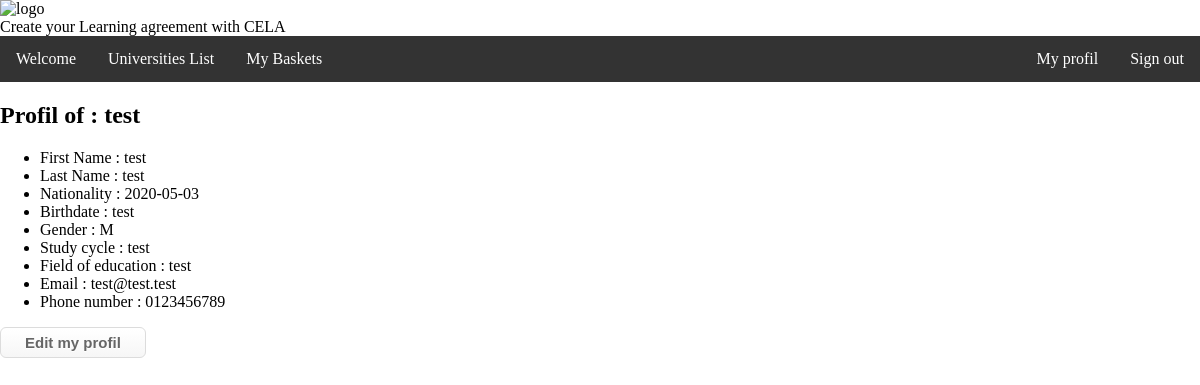
/MyProfil.php (signed in), run on the app's committed database.
### tables this page shows
CREATE TABLE IF NOT EXISTS `user` (
  `IdU` bigint(20) NOT NULL AUTO_INCREMENT,
  `Username` varchar(255) NOT NULL,
  `FirstName` varchar(255) NOT NULL,
  `Surname` varchar(255) NOT NULL,
  `DateOfBirth` date NOT NULL,
  `Nationality` varchar(255) NOT NULL,
  `Sex` varchar(255) NOT NULL,
  `StudyCycle` varchar(255) DEFAULT NULL,
  `FieldOfEducation` varchar(255) NOT NULL,
  `status` varchar(11) NOT NULL,
  `Email` varchar(255) NOT NULL,
  `pwd` varchar(255) NOT NULL,
  `Phone` varchar(20) NOT NULL,
  `DateArrival` date DEFAULT NULL,
  `DateDeparture` date DEFAULT NULL,
  `IdUnivers` bigint(20) DEFAULT NULL,
  PRIMARY KEY (`IdU`),
  UNIQUE KEY `Username` (`Username`)
);

### MyProfil.php (the view)
<?php include("include/Head.php");
include("include/Header.php");
include("include/nav.php");
include("include/Configuration.php");
$UserData = $bdd->prepare('SELECT * FROM user WHERE Username = ?');
$UserData->execute(array($_SESSION['Username']));
$User = $UserData->fetch()
?>
<div id="Profil">
    <h2> Profil of : <?php echo $_SESSION['Username']; ?> </h2>
	<ul>
		<li> First Name : <?php echo $User['FirstName']; ?> </li>
		<li> Last Name : <?php echo $User['Surname']; ?> </li>
		<li> Nationality : <?php echo $User['DateOfBirth']; ?></li>
		<li> Birthdate : <?php echo $User['Nationality']; ?></li>
		<li> Gender : <?php echo $User['Sex']; ?></li>
        <li> Study cycle : <?php echo $User['StudyCycle']; ?></li>
		<li> Field of education : <?php echo $User['FieldOfEducation']; ?></li>
		<li> Email : <?php echo $User['Email']; ?></li>
        <li> Phone number : <?php echo $User['Phone']; ?></li>
    </ul>
    <form name="EditMyProfil" method="post" action="EditMyProfil.php">
        <button class="myButton">Edit my profil</button>
    </form>
</div>

### style/style.css (style rules this page uses)
body { height: 100%; font-size: 16px; margin: 0px; }
.myButton { box-shadow:inset 0px 1px 0px 0px #ffffff; background:linear-gradient(to bottom, #ffffff 5%, #f6f6f6 100%); background-color:#ffffff; border-radius:6px; border:1px solid #dcdcdc; display:inline-block; cursor:pointer; color:#666666; font-family:Arial; font-size:15px; font-weight:bold; padding:6px 24px; text-decoration:none; text-shadow:0px 1px 0px #ffffff; }

### data on the page
user: FirstName "test", Surname "test", DateOfBirth "2020-05-03", Nationality "test", Sex "M", StudyCycle "test", FieldOfEducation "test", Email "test@test.test", Phone "0123456789"

### other printed values
$_SESSION['Username'] "test"
